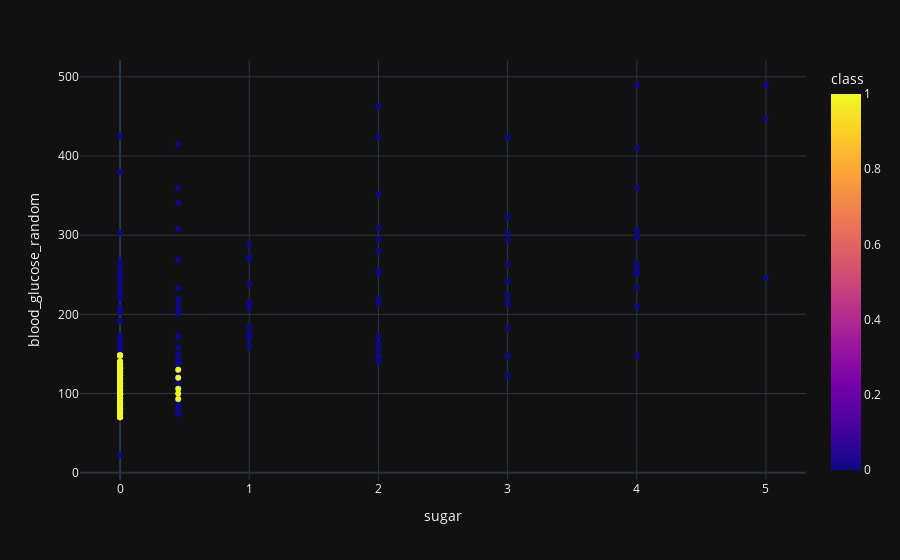

Notebook cell for this chart:
### Code cell
scatter('sugar', 'blood_glucose_random')

### Figure 1 — Plotly figure (JSON) as saved in the notebook; plotly's stock layout.template omitted (floating-point values rounded to 4 significant figures; data arrays with more than 128 entries replaced by an {"elided": "..."} marker saying what was removed)
{"data": [{"hovertemplate": "sugar=%{x}<br>blood_glucose_random=%{y}<br>class=%{marker.color}<extra></extra>", "legendgroup": "", "marker": {"color": {"elided": "400 int values"}, "coloraxis": "coloraxis", "symbol": "circle"}, "mode": "markers", "name": "", "orientation": "v", "showlegend": false, "type": "scatter", "x": {"elided": "400 float values"}, "xaxis": "x", "y": {"elided": "400 float values"}, "yaxis": "y"}], "layout": {"coloraxis": {"colorbar": {"title": {"text": "class"}}, "colorscale": [[0, "#0d0887"], [0.1111, "#46039f"], [0.2222, "#7201a8"], [0.3333, "#9c179e"], [0.4444, "#bd3786"], [0.5556, "#d8576b"], [0.6667, "#ed7953"], [0.7778, "#fb9f3a"], [0.8889, "#fdca26"], [1, "#f0f921"]]}, "legend": {"tracegroupgap": 0}, "margin": {"t": 60}, "xaxis": {"anchor": "y", "domain": [0, 1], "title": {"text": "sugar"}}, "yaxis": {"anchor": "x", "domain": [0, 1], "title": {"text": "blood_glucose_random"}}}}
